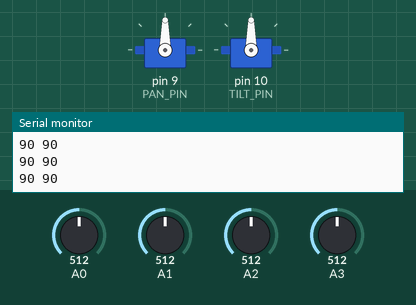
The sketch below on a simulated Arduino Uno, built with avr-gcc and run on an emulated ATmega328P. Shown: 2 × servo, the last lines printed to the serial monitor. The inputs (shaded band) are chosen by the test bench; at power-on: A0 = 512, A1 = 512, A2 = 512, A3 = 512.

Above: at 1.7 s.
1.8 s: A0 set to 558
At 2.78 s:
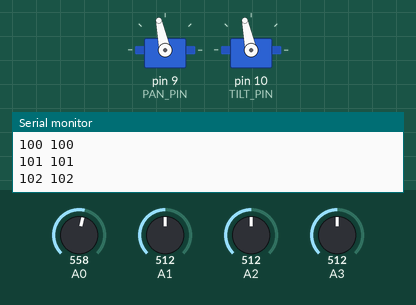
4.8 s: A1 set to 544
At 7.1 s:
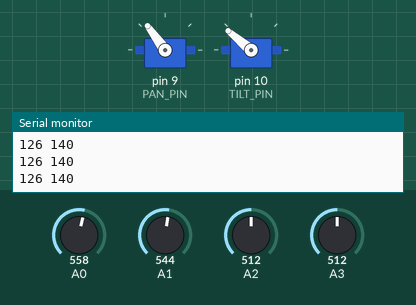
7.8 s: A2 set to 547
At 10.71 s:
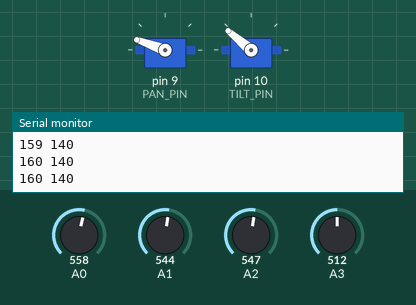
10.8 s: A3 set to 716
At 11.77 s:
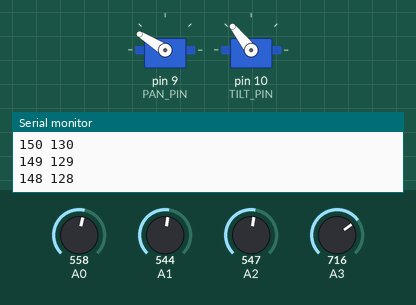
13.8 s: A2 set to 716
At 13.87 s:
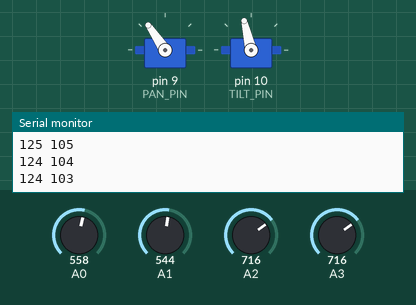
16.8 s: A0 set to 716
At 20.5 s:
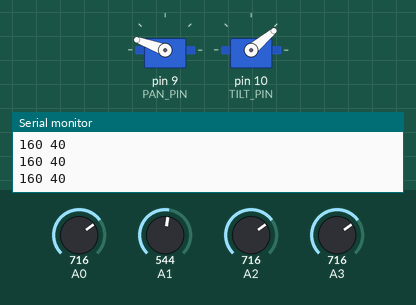
Timing chart, 0 to 20.8 s (numbered marks = the images above; inputs shaded):
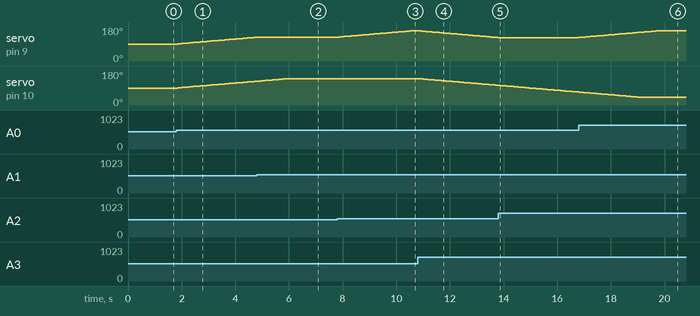

The sketch:

step2.ino
```cpp
// Dual axis solar tracker - compiles, not yet tested on hardware
#include <Servo.h>

const bool DUAL_AXIS = true;
Servo pan, tilt;
const int PAN_PIN = 9, TILT_PIN = 10;

int panAngle  = 90;
int tiltAngle = 90;

const int PAN_MIN = 20,  PAN_MAX = 160;
const int TILT_MIN = 40, TILT_MAX = 140;
const int TOLERANCE = 30;      // ignore small differences (difference between two sums)
const int STEP = 1;            // degrees per move
const int LOOP_DELAY = 80;     // ms; slower is gentler on the servos

int readAvg(int pin) {
  long sum = 0;
  for (int i = 0; i < 8; i++) sum += analogRead(pin);
  return sum / 8;
}

void setup() {
  pan.attach(PAN_PIN);
  pan.write(panAngle);
  if (DUAL_AXIS) {
    tilt.attach(TILT_PIN);
    tilt.write(tiltAngle);
  }
  Serial.begin(9600);
  delay(500);
}

void loop() {
  int tl = readAvg(A0);
  int tr = readAvg(A1);
  int bl = DUAL_AXIS ? readAvg(A2) : 0;
  int br = DUAL_AXIS ? readAvg(A3) : 0;

  int left   = tl + bl;
  int right  = tr + br;
  int top    = tl + tr;
  int bottom = bl + br;

  int panError  = left - right;      // positive: left side brighter
  int tiltError = top  - bottom;     // positive: top brighter

  // Directions below depend on how the servos are mounted.
  // If the panel turns away from the light, flip the + and - signs.
  if (abs(panError) > TOLERANCE) {
    panAngle += (panError > 0) ? STEP : -STEP;
    panAngle = constrain(panAngle, PAN_MIN, PAN_MAX);
    pan.write(panAngle);
  }
  if (DUAL_AXIS && abs(tiltError) > TOLERANCE) {
    tiltAngle += (tiltError > 0) ? STEP : -STEP;
    tiltAngle = constrain(tiltAngle, TILT_MIN, TILT_MAX);
    tilt.write(tiltAngle);
  }

  Serial.print(panAngle); Serial.print(" ");
  Serial.println(tiltAngle);
  delay(LOOP_DELAY);
}
```

Measured:
- the behaviour switches between 542 and 543 on A0 (found by bisection; images 0 and 1)
- the behaviour switches between 527 and 528 on A1 (found by bisection; images 1 and 2)
- the behaviour switches between 528 and 529 on A2 (found by bisection; images 2 and 3)
- after the input at 1.8 s, servo on pin 9 (PAN_PIN), servo on pin 10 (TILT_PIN): moves from 90° to 126° over 2.9 s, starting after 0.05 s
- after the input at 4.8 s, servo on pin 9 (PAN_PIN): stays 126° (without the input it goes to 127° after 0.07 s)
- after the input at 7.8 s, servo on pin 9 (PAN_PIN): moves from 126° to 160° over 2.8 s, starting at once
- after the input at 10.8 s, servo on pin 9 (PAN_PIN): moves from 160° to 124° over 2.9 s, starting at once; servo on pin 10 (TILT_PIN): moves from 140° to 104° over 2.9 s, starting at once
- after the input at 13.8 s, servo on pin 9 (PAN_PIN): stays 124° (without the input it goes to 123° after 0.07 s)
- after the input at 16.8 s, servo on pin 9 (PAN_PIN): moves from 124° to 160° over 2.9 s, starting at once
